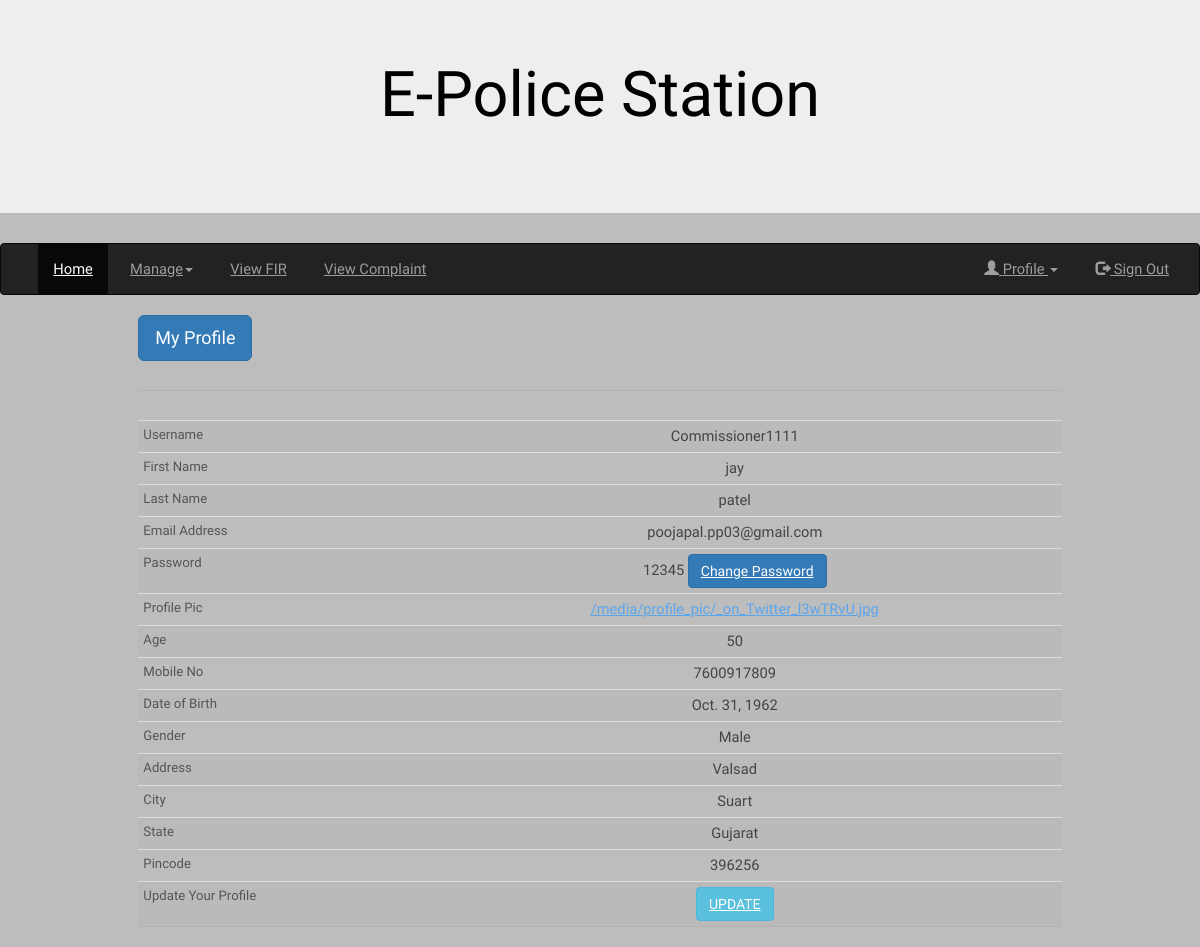
The app's page /commissioner_view/ (signed in) with its own data.
### myapp/models.py (models this page shows, shortened)
class Commissioner(models.Model):
    GENDER_CHOICES = (('Male', 'Male'), ('Female', 'Female'))
    user = models.OneToOneField(Commissioner_login, on_delete=models.CASCADE)
    profile_pic = models.ImageField(upload_to='profile_pic')
    Age = models.IntegerField()
    date_of_birth = models.DateField()
    mobile_no = models.IntegerField()
    gender = models.CharField(max_length=7, choices=GENDER_CHOICES)
    address = models.TextField()
    city = models.CharField(max_length=20)
    state = models.CharField(max_length=20)
    pincode = models.IntegerField()

class Commissioner_login(models.Model):
    username = models.CharField(max_length=256, unique=True)
    first_name = models.CharField(max_length=256)
    last_name = models.CharField(max_length=256)
    email = models.EmailField()
    password = models.CharField(max_length = 20 , null=True,blank=True)
    def __str__(self):
        return self.username

### myapp/views.py (the view)
# urls.py: path("commissioner_view/",views.commissioner_view,name="commissioner_view"),
def commissioner_view(request):
    usr = request.session['username']
    user = models.Commissioner_login.objects.get(username = usr)
    user_details = models.Commissioner.objects.get(user = user)
    return render(request,'police/view_commissioner.html',{"user_details":user_details})

### templates/police/view_commissioner.html
{% extends 'police/police_station_index.html' %}
{% block content %}
    <div class="container">
        <table class="table table-condensed table-hover text-center">
            <h1 class="btn btn-lg btn-primary">My Profile</h1>
            <hr>
            <tbody>
                <tr>
                    <th>Username</th>
                    <td>{{user_details.user}}</td>
                </tr>
                <tr>
                    <th>First Name</th>
                    <td>{{user_details.user.first_name}}</td>
                </tr>
                <tr>
                    <th>Last Name</th>
                    <td>{{user_details.user.last_name}}</td>
                </tr>
                <tr>
                    <th>Email Address</th>
                    <td>{{user_details.user.email}}</td>
                </tr>
                <tr>
                    <th>Password</th>
                    <td>{{user_details.user.password}} <a href="{% url 'commissioner_password' %}" class="btn btn-primary">Change Password</a></td>
                </tr>
                <tr>
                    <th>Profile Pic</th>
                    <td><a href="{{user_details.profile_pic.url}}">{{user_details.profile_pic.url}}</a></td>
                </tr>
                <tr>
                    <th>Age</th>
                    <td>{{user_details.Age}}</td>
                </tr>
                <tr>
                    <th>Mobile No</th>
                    <td>{{user_details.mobile_no}}</td>
                </tr>
                <tr>
                    <th>Date of Birth</th>
                    <td>{{user_details.date_of_birth}}</td>
                </tr>
                <tr>
                    <th>Gender</th>
                    <td>{{user_details.gender}}</td>
                </tr>
                <tr>
                    <th>Address</th>
                    <td>{{user_details.address}}</td>
                </tr>
                <tr>
                    <th>City</th>
                    <td>{{user_details.city}}</td>
                </tr>
                <tr>
                    <th>State</th>
                    <td>{{user_details.state}}</td>
                </tr>
                <tr>
                    <th>Pincode</th>
                    <td>{{user_details.pincode}}</td>
                </tr>
                <tr>
                    <th>Update Your Profile</th>
                    <td><a href="{% url 'commissioner_update' user_details.id %}" class="btn btn-info"> UPDATE </a></td>
                </tr>
            </tbody>
        </table>
    </div>
{% endblock %}

### static/assets/css/main.css (style rules this page uses)
html, body, div, span, applet, object, iframe, h1, h2, h3, h4, h5, h6, p, blockquote, pre, a, abbr, acronym, address, big, cite, code, del, dfn, em, img, ins, kbd, q, s, samp, small, strike, strong, sub, sup, tt, var, b, u, i, center, dl, dt, dd, ol, ul, li, fieldset, form, label, legend, table, caption, tbody, tfoot, thead, tr, th, td, article, aside, canvas, details, embed, figure, figcaption, footer, header, hgroup, menu, nav, output, ruby, section, summary, time, mark, audio, video { margin: 0; padding: 0; border: 0; font-size: 100%; font: inherit; vertical-align: baseline; }
body { line-height: 1; }
table { border-collapse: collapse; border-spacing: 0; }
body { -webkit-text-size-adjust: none; }
*, *:before, *:after { -moz-box-sizing: border-box; -webkit-box-sizing: border-box; box-sizing: border-box; }
.container { margin-left: auto; margin-right: auto; }
.container { width: 80rem; }
@media screen and (max-width: 1680px) { .container { width: 80rem; } }
@media screen and (max-width: 1280px) { .container { width: 65rem; } }
body { -ms-overflow-style: scrollbar; }
body { background: #fff; }
html { font-size: 13pt; }
@media screen and (max-width: 1680px) { html { font-size: 11pt; } }
@media screen and (max-width: 1280px) { html { font-size: 11pt; } }
body { background-color: #fff; color: #444; }
body, input, select, textarea { font-family: "Taviraj", serif; font-weight: 300; font-size: 1rem; line-height: 1.65; }
a { text-decoration: underline; }
h1, h2, h3, h4, h5, h6 { font-weight: 400; line-height: 1.5; margin: 0 0 1.5rem 0; }
hr { border: 0; border-bottom: solid 1px; margin: 2rem 0; }
a { color: #5AA6ED; }
h1, h2, h3, h4, h5, h6 { color: #555; }
hr { border-bottom-color: rgba(144, 144, 144, 0.25); }
table { margin: 0 0 2rem 0; width: 100%; }
table tbody tr { border: solid 1px; border-left: 0; border-right: 0; }
table td { padding: 0.75rem 0.75rem; }
table th { font-size: 0.9rem; font-weight: 400; padding: 0 0.75rem 0.75rem 0.75rem; text-align: left; }
table tbody tr { border-color: rgba(144, 144, 144, 0.25); }
table tbody tr:nth-child(2n + 1) { background-color: rgba(144, 144, 144, 0.075); }
table th { color: #555; }

### records on screen
Commissioner: user "Commissioner1111", user.first_name "jay", user.last_name "patel", user.email "poojapal.pp03@gmail.com", user.password "12345", profile_pic "/media/profile_pic/_on_Twitter_l3wTRvU.jpg", Age "50", mobile_no "7600917809", date_of_birth "Oct. 31, 1962", gender "Male", address "Valsad", city "Suart", state "Gujarat", pincode "396256"
